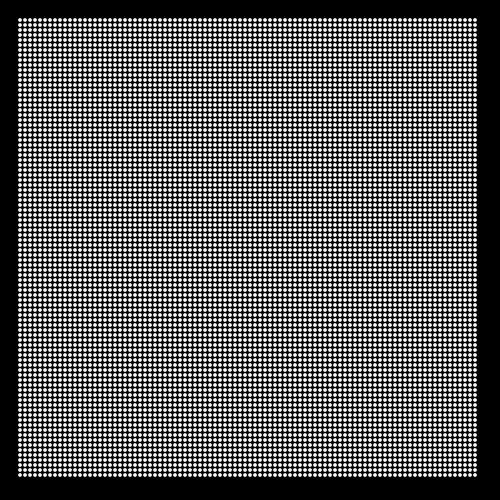
Frame 1 (no input)
Frame 60 (the mouse pressed at the canvas centre just before this capture): identical to frame 1, image omitted
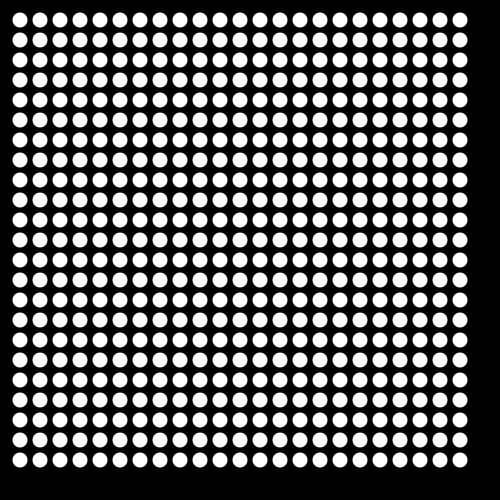
Frame 120 (the mouse held since frame 60 and released just before this capture)

The Processing sketch that drew these frames (run headless with seeded random() and noise(); from frame 60 on, the mouse is pressed at the canvas centre):

// Processing sketch: ejemplo_de_clase_01
// ── ejemplo_de_clase_01.pde
float m = 20; // margen;
float inc = 5;

void setup() {
  size(500, 500);
  noStroke();
  ellipseMode(CENTER);
}


void draw() {
  background(0);
  inc = map(mouseX, 0, width, 5, 35);
  for (float y = m; y < height - m; y += inc) {
    for (float x = m; x < width - m; x += inc) {
      ellipse(x, y, inc * .75, inc * .75);
    }
  }
}
